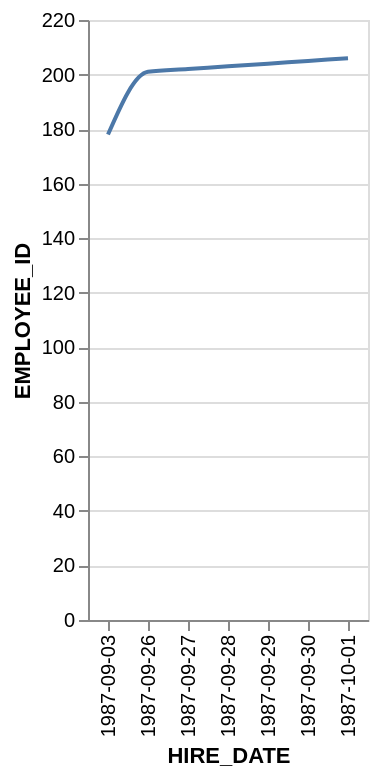

Write a Vega-Lite specification for this figure.
### Vega-Lite specification from a JSON file in a GitHub repository (floating-point values rounded to 4 significant figures)
{"data": {"values": [{"x_data": "1987-09-03", "y_data": 178}, {"x_data": "1987-09-26", "y_data": 201}, {"x_data": "1987-09-27", "y_data": 202}, {"x_data": "1987-09-28", "y_data": 203}, {"x_data": "1987-09-29", "y_data": 204}, {"x_data": "1987-09-30", "y_data": 205}, {"x_data": "1987-10-01", "y_data": 206}]}, "mark": {"type": "line", "interpolate": "monotone"}, "encoding": {"x": {"field": "x_data", "type": "nominal", "title": "HIRE_DATE", "sort": "ascending"}, "y": {"field": "y_data", "type": "quantitative", "title": "EMPLOYEE_ID"}}}
